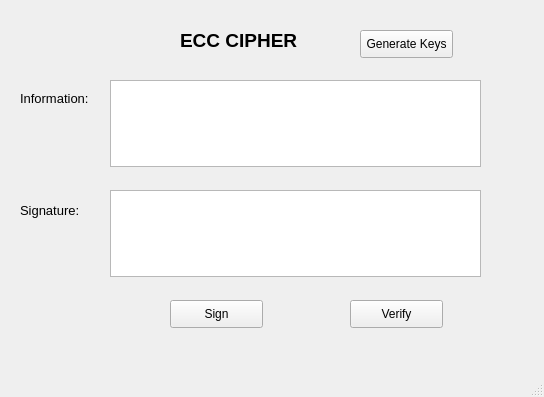
<?xml version="1.0" encoding="UTF-8"?>
<ui version="4.0">
 <class>ecc</class>
 <widget class="QMainWindow" name="ecc">
  <property name="geometry">
   <rect>
    <x>0</x>
    <y>0</y>
    <width>544</width>
    <height>397</height>
   </rect>
  </property>
  <property name="windowTitle">
   <string>ECC Cipher</string>
  </property>
  <widget class="QWidget" name="centralwidget">
   <widget class="QLabel" name="label_5">
    <property name="geometry">
     <rect>
      <x>20</x>
      <y>200</y>
      <width>91</width>
      <height>21</height>
     </rect>
    </property>
    <property name="font">
     <font>
      <family>Arial</family>
      <pointsize>10</pointsize>
     </font>
    </property>
    <property name="text">
     <string>Signature:</string>
    </property>
   </widget>
   <widget class="QLabel" name="label_3">
    <property name="geometry">
     <rect>
      <x>20</x>
      <y>90</y>
      <width>91</width>
      <height>16</height>
     </rect>
    </property>
    <property name="font">
     <font>
      <family>Arial</family>
      <pointsize>10</pointsize>
     </font>
    </property>
    <property name="text">
     <string>Information:</string>
    </property>
   </widget>
   <widget class="QLabel" name="label">
    <property name="geometry">
     <rect>
      <x>180</x>
      <y>30</y>
      <width>151</width>
      <height>21</height>
     </rect>
    </property>
    <property name="font">
     <font>
      <family>Arial</family>
      <pointsize>14</pointsize>
      <weight>75</weight>
      <bold>true</bold>
     </font>
    </property>
    <property name="text">
     <string>ECC CIPHER</string>
    </property>
   </widget>
   <widget class="QTextEdit" name="textEdit_4">
    <property name="geometry">
     <rect>
      <x>110</x>
      <y>80</y>
      <width>371</width>
      <height>87</height>
     </rect>
    </property>
   </widget>
   <widget class="QPushButton" name="pushButton_5">
    <property name="geometry">
     <rect>
      <x>170</x>
      <y>300</y>
      <width>93</width>
      <height>28</height>
     </rect>
    </property>
    <property name="text">
     <string>Sign</string>
    </property>
   </widget>
   <widget class="QTextEdit" name="textEdit_3">
    <property name="geometry">
     <rect>
      <x>110</x>
      <y>190</y>
      <width>371</width>
      <height>87</height>
     </rect>
    </property>
   </widget>
   <widget class="QPushButton" name="pushButton_4">
    <property name="geometry">
     <rect>
      <x>350</x>
      <y>300</y>
      <width>93</width>
      <height>28</height>
     </rect>
    </property>
    <property name="text">
     <string>Verify</string>
    </property>
   </widget>
   <widget class="QPushButton" name="pushButton_3">
    <property name="geometry">
     <rect>
      <x>360</x>
      <y>30</y>
      <width>93</width>
      <height>28</height>
     </rect>
    </property>
    <property name="text">
     <string>Generate Keys</string>
    </property>
   </widget>
  </widget>
  <widget class="QMenuBar" name="menubar">
   <property name="geometry">
    <rect>
     <x>0</x>
     <y>0</y>
     <width>544</width>
     <height>26</height>
    </rect>
   </property>
  </widget>
  <widget class="QStatusBar" name="statusbar"/>
 </widget>
 <resources/>
 <connections/>
</ui>
